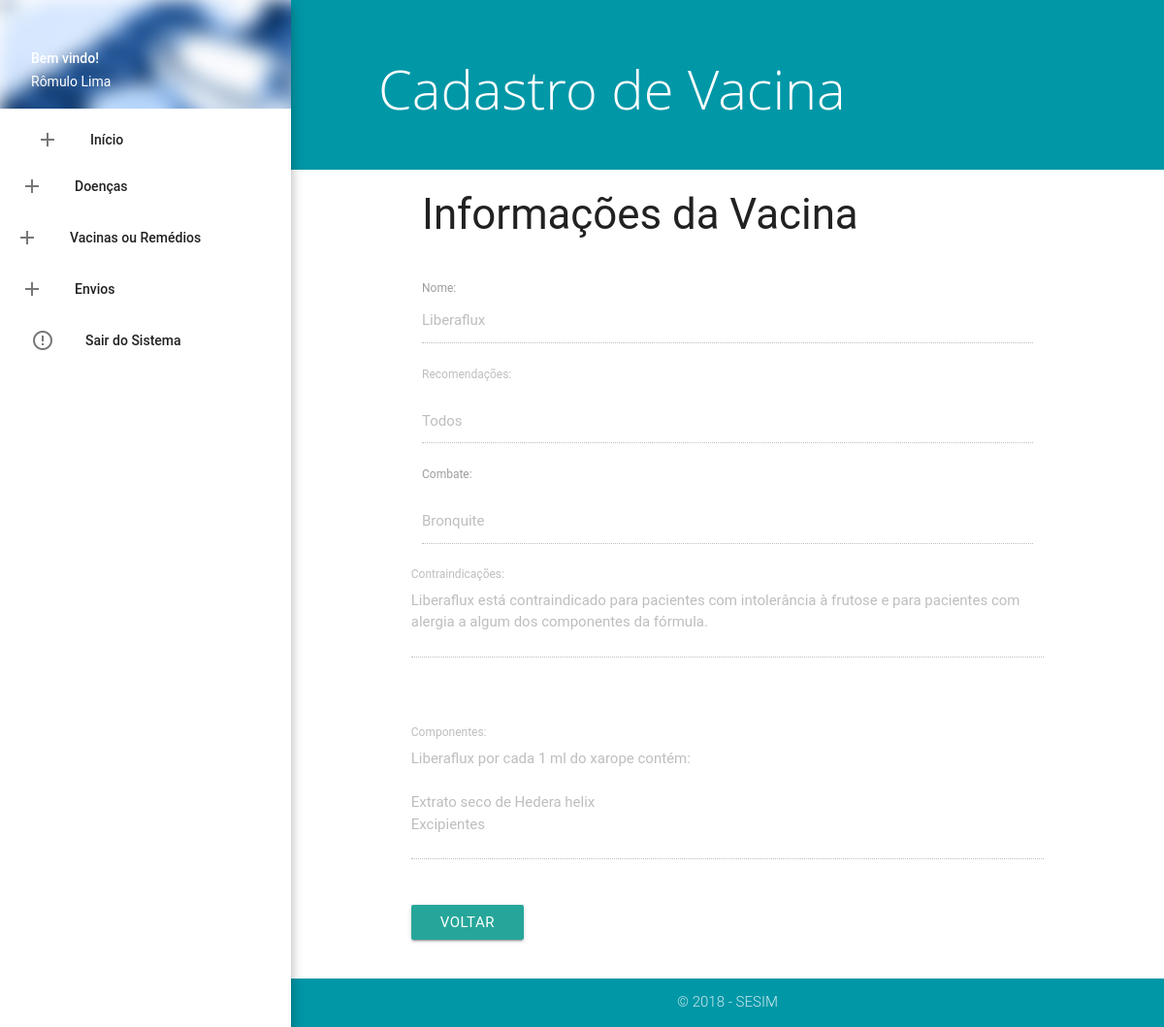
/tcc/admin/ver-v.php?id=72 (signed in), run on the app's committed database.
### tables this page shows
CREATE TABLE `tb_vacina` (
  `id_vacina` int(11) NOT NULL,
  `nome_vacina` varchar(250) NOT NULL,
  `rec_vacina` varchar(250) NOT NULL,
  `comb_vacina` varchar(45) NOT NULL,
  `contra_vacina` longtext NOT NULL,
  `comp_vacina` longtext NOT NULL
);

### tcc/admin/ver-v.php (the view, shortened to what this page needs)
<!DOCTYPE html>
<html lang="pt-br">
  <head>
<?php include('include/header.php'); ?>
  </head>
  <body>
    <?php include('include/menu.php'); ?>
    <main>
    <section class="content">
       <?php
    include('../config/conect.php');
        $id = filter_input(INPUT_GET,'id',FILTER_DEFAULT);
        $select = "SELECT * FROM tb_vacina WHERE id_vacina=:id";
        try{
            $result = $con->prepare($select);
            $result->bindParam(':id',$id,PDO::PARAM_INT);
            $result->execute();
              $contar = $result->rowCount();
              if ($contar > 0) {
                 while ($exibir = $result->FETCH(PDO::FETCH_OBJ)) {
                   $nome = $exibir-> nome_vacina;
                   $rec = $exibir-> rec_vacina;
                   $comb = $exibir-> comb_vacina;
                   $contra = $exibir-> contra_vacina;
                   $comp = $exibir-> comp_vacina;
                 }
               }else{
                echo '<div class ="alert alert-danger"><strong>AVISO ! </strong> Não há dados com o id informado :( </div>';
               }
        }catch(PDOException $e){
          echo '<div class ="alert alert-danger">Algo deu errado, por favor tente novamente :( </div>';
        }
    ?>
      <div class="page-announce valign-wrapper cyan darken-2"><h1 class="page-announce-text valign">Cadastro de Vacina</h1></div>
      <div class="container">
        <h3>Informações da Vacina</h3>
        <br>
        <form id="cad-form-vacina" role="form" action="" method="post" enctype="multipart/form-data">
                <label for="nome">Nome: </label>
                <input type="text" id="nome" name="nome" value="<?php echo $nome?>" disabled>
                <label for="rec">Recomendações: </label>
                <div class="input-field col s12">
      <input type="text" name="rec" value="<?php  echo $rec ?>" disabled>
  </div>
<label for="combate">Combate: </label>
  <div class="input-field col s12">
    <input type="text" name="comb" value="<?php echo $comb?>" disabled>
  </div>
                <div class="row">
      <div class="row">
        <div class="input-field col s12">
          <textarea id="contra" name="contra" class="materialize-textarea" disabled><?php echo $contra; ?></textarea>
          <label for="contra">Contraindicações:</label>
        </div>
      </div>
  </div>
                <div class="row">
      <div class="row">
        <div class="input-field col s12">
          <textarea id="comp" name="comp" class="materialize-textarea" disabled><?php echo $comp ?></textarea>
          <label for="comp">Componentes:</label>
        </div>
      </div>
      <a href="man-v.php" class="btn">Voltar</a>
    </form>
  </div>
    </section>
    </main>
   <?php include('include/rodape.php'); ?>
  </body>
</html>

### tcc/admin/include/menu.php (shortened to what this page needs)
 <?php
    include ('../config/conect.php');
  $select="SELECT * FROM tb_admin WHERE email_admin='".$_SESSION['loginAdmin']."'";
  try{
    $result = $con->prepare($select);
    $result->bindParam(':id',$id,PDO::PARAM_INT);
    $result->execute();
    $contar = $result-> rowCount();
    if ($contar > 0) {
      while ($show = $result->FETCH(PDO::FETCH_OBJ)) {
         $nome = $show->nome_admin;
       }
     }else{
      echo '<div class="alert alert-danger"><strong>Aviso!</strong> Não há dados com o id (parametro) informado :(</div>';
     }
  }catch(PDOException $e){
    echo "<b>Erro de select no PDO</b> ".$e->getMessage();
  }
  ?>
<ul id="slide-out" class="side-nav fixed z-depth-4">
  <li>
    <div class="userView">
      <div class="background">
        <img src="assets/img/admin.jpg" style="filter: blur(10px);">
      </div>
      <a href="home.php"><span class="white-text name">Bem vindo!</span></a>
      <a href="home.php"><span class="white-text email"><?php echo utf8_encode($nome); ?></span></a>
    </div>
  </li>
  <li>
    <form class="sidebar-form">
      <li><a href="home.php"><i class="material-icons left">add</i>Início</a></li>
          <li class="no-padding">
    <ul class="collapsible collapsible-accordion">
      <li>
        <a class="collapsible-header"><i class="material-icons left">add</i>Doenças</a>
      </li>
    </ul>
  </form>
  </li>
  <li class="no-padding">
    <ul class="collapsible collapsible-accordion">
      <li>
        <a class="collapsible-header"><i class="material-icons left">add</i>Vacinas ou Remédios</a>
      </li>
    </ul>
  </li>
        <li>
    <form class="sidebar-form">
          <li class="no-padding">
    <ul class="collapsible collapsible-accordion">
      <li>
        <a class="collapsible-header"><i class="material-icons left">add</i>Envios</a>
      </li>
    </ul>
  </form>
  </li>
   <li><a href="?sair" onclick="return confirm('Deseja realmente sair do sistema?')"><i class="material-icons">error_outline</i>Sair do Sistema</a></li>
</ul>

### tcc/admin/assets/css/custom.css (style rules this page uses)
@media (min-width:993px) { main, footer { padding-left: 300px; } }
form.sidebar-form { margin: 5px; }
div.page-announce { min-height: 175px; height: auto; background-color: #f4425c; padding: 40px; margin-bottom: 10px; }
h1.page-announce-text { font-family: 'Open Sans', sans-serif; font-weight: 100; font-size: 56px; color: #fff; line-height: 0.5em; margin-left: 50px; }
body { display: flex; min-height: 100vh; flex-direction: column; }
main { flex: 1 0 auto; }

### data on the page
tb_vacina: nome "Liberaflux", rec "Todos", comb "Bronquite", contra "Liberaflux está contraindicado para pacientes com intolerância à frutose e para pacientes com alergia a algum dos componentes da fórmula.", comp "Liberaflux por cada 1 ml do xarope contém: Extrato seco de Hedera helix Excipientes"

### other printed values
utf8_encode($nome) "Rômulo Lima"
